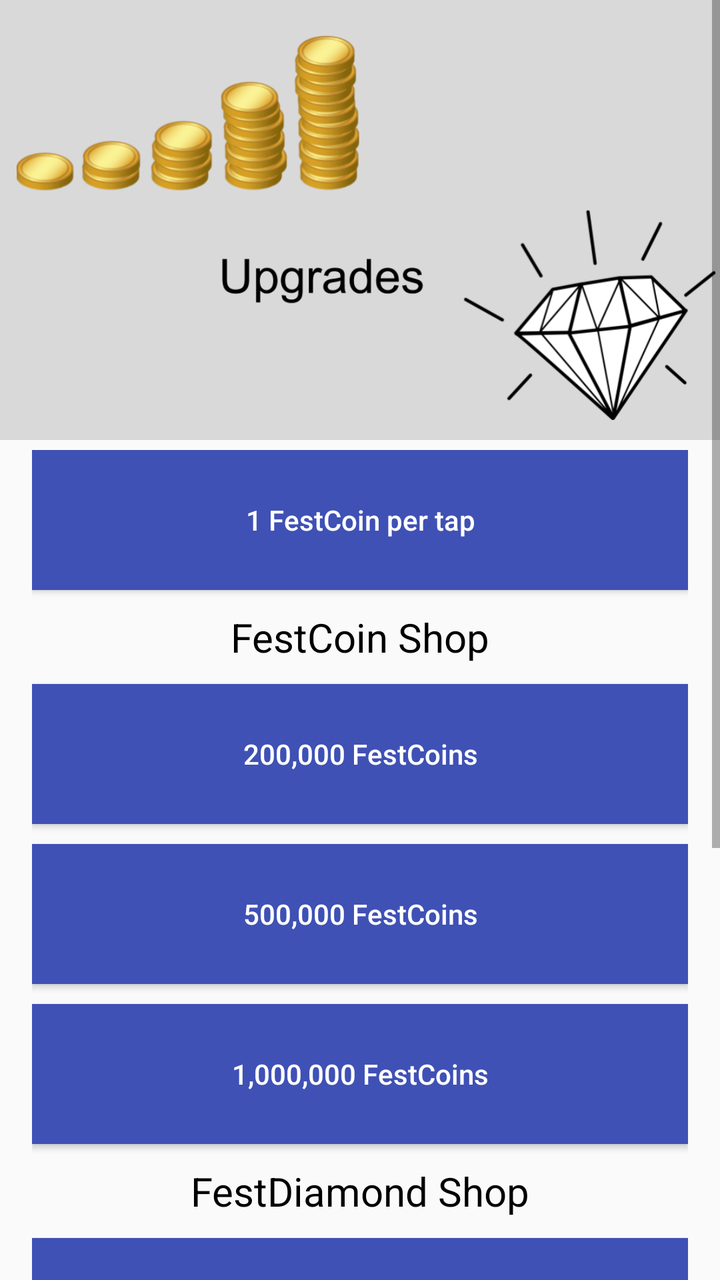
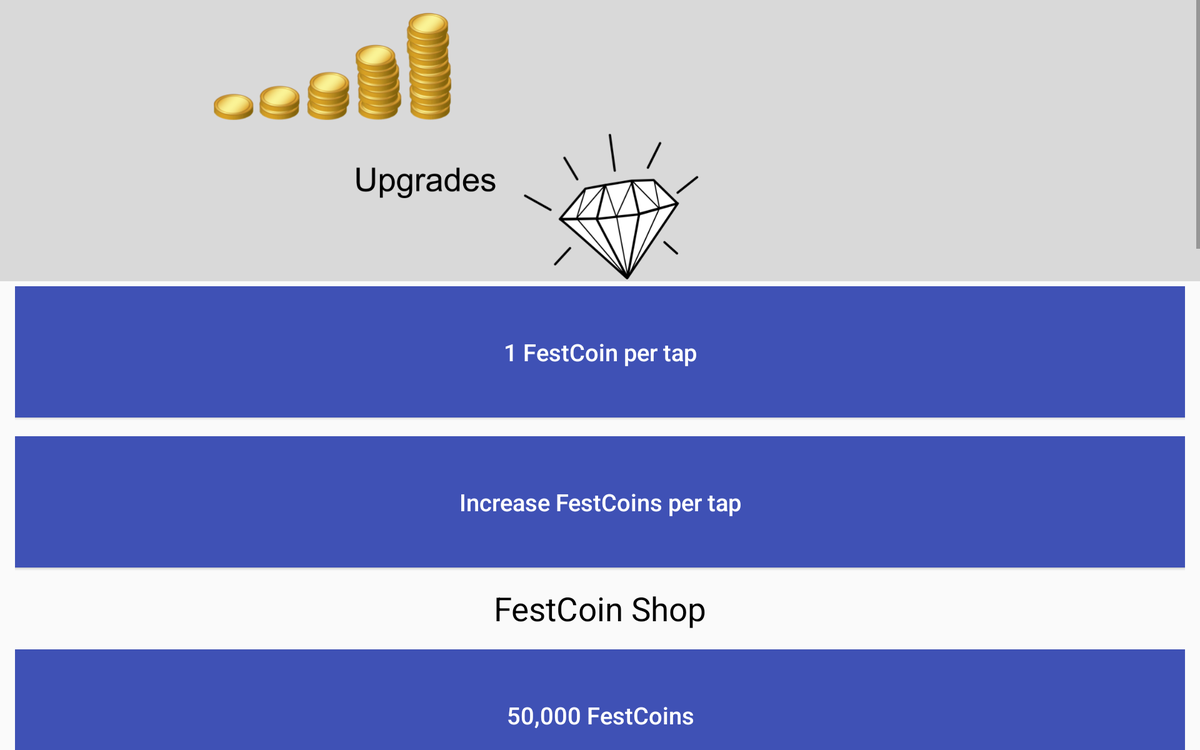

First picture: res/layout/ on a phone held upright. Second picture: the repository's own variant of that layout, on a device whose configuration matches the variant's folder. Source for both follows.
<!-- AndroidManifest.xml: application theme AppTheme -->
<!-- res/layout/activity_upgrades.xml -->
<?xml version="1.0" encoding="utf-8"?>
<ScrollView xmlns:android="http://schemas.android.com/apk/res/android"
    android:layout_width="match_parent"
    android:layout_height="match_parent">

    <LinearLayout xmlns:android="http://schemas.android.com/apk/res/android"
        xmlns:tools="http://schemas.android.com/tools"
        android:layout_width="match_parent"
        android:layout_height="match_parent"
        tools:context="an3enterprises.tapfest.UpgradesActivity"
        android:orientation="vertical"
        android:layout_marginBottom="16dp">
        <FrameLayout
            android:layout_width="match_parent"
            android:layout_height="wrap_content"
            android:background="#d9d9d9"
            android:layout_marginBottom="5dp">
            <ImageView
                android:id="@+id/imageView"
                android:layout_width="wrap_content"
                android:layout_height="220dp"

                android:contentDescription="Upgrades Image"
                android:src="@drawable/upgrades_background_image"
                android:padding="2dp"
                android:cropToPadding="true"/>
        </FrameLayout>

        
            
            

            <LinearLayout
                android:layout_width="match_parent"
                android:layout_height="match_parent"
                android:orientation="vertical"
                android:layout_marginLeft="16dp"
                android:layout_marginRight="16dp">

                <Button
                android:layout_width="match_parent"
                android:layout_height="wrap_content"
                android:text="1 FestCoin per tap"
                android:id="@+id/upgrade_button"
                android:onClick="incrementTapState"
                android:background="@color/colorPrimary"
                android:textColor="#FFF"
                android:layout_gravity="center"
                android:gravity="center"
                android:minHeight="70dp"
                android:textAllCaps="false"
                android:layout_marginBottom="10dp"/>

                <TextView
                    android:layout_width="match_parent"
                    android:layout_height="wrap_content"
                    android:text="FestCoin Shop"
                    android:layout_gravity="center_horizontal"
                    android:gravity="center_horizontal"
                    android:textSize="20sp"
                    android:textColor="#000"/>

                <Button
                    android:layout_width="match_parent"
                    android:layout_height="wrap_content"
                    android:text="200,000 FestCoins"
                    android:id="@+id/buy_festcoins_200"
                    android:onClick="buyFestCoins200"
                    android:background="@color/colorPrimary"
                    android:textColor="#FFF"
                    android:layout_gravity="center"
                    android:gravity="center"
                    android:minHeight="70dp"
                    android:textAllCaps="false"
                    android:layout_marginTop="10dp"/>

                <Button
                    android:layout_width="match_parent"
                    android:layout_height="wrap_content"
                    android:text="500,000 FestCoins"
                    android:id="@+id/buy_festcoins_500"
                    android:onClick="buyFestCoins500"
                    android:background="@color/colorPrimary"
                    android:textColor="#FFF"
                    android:layout_gravity="center"
                    android:gravity="center"
                    android:minHeight="70dp"
                    android:textAllCaps="false"
                    android:layout_marginTop="10dp"/>

                <Button
                    android:layout_width="match_parent"
                    android:layout_height="wrap_content"
                    android:text="1,000,000 FestCoins"
                    android:id="@+id/buy_festcoins_1000"
                    android:onClick="buyFestCoins1000"
                    android:background="@color/colorPrimary"
                    android:textColor="#FFF"
                    android:layout_gravity="center"
                    android:gravity="center"
                    android:minHeight="70dp"
                    android:textAllCaps="false"
                    android:layout_marginTop="10dp"
                    android:layout_marginBottom="10dp"/>

                <TextView
                    android:layout_width="match_parent"
                    android:layout_height="wrap_content"
                    android:text="FestDiamond Shop"
                    android:layout_gravity="center_horizontal"
                    android:gravity="center_horizontal"
                    android:textSize="20sp"
                    android:textColor="#000"/>

                <Button
                    android:layout_width="match_parent"
                    android:layout_height="wrap_content"
                    android:text="80 FestDiamonds"
                    android:id="@+id/buy_festdiamonds_80"
                    android:onClick="buyFestDiamonds80"
                    android:background="@color/colorPrimary"
                    android:textColor="#FFF"
                    android:layout_gravity="center"
                    android:gravity="center"
                    android:minHeight="70dp"
                    android:textAllCaps="false"
                    android:layout_marginTop="10dp"/>



                <Button
                    android:layout_width="match_parent"
                    android:layout_height="wrap_content"
                    android:text="500 FestDiamonds"
                    android:id="@+id/buy_festdiamonds_500"
                    android:onClick="buyFestDiamonds500"
                    android:background="@color/colorPrimary"
                    android:textColor="#FFF"
                    android:layout_gravity="center"
                    android:gravity="center"
                    android:minHeight="70dp"
                    android:textAllCaps="false"
                    android:layout_marginTop="10dp"/>

                <Button
                    android:layout_width="match_parent"
                    android:layout_height="wrap_content"
                    android:text="1,000 FestDiamonds"
                    android:id="@+id/buy_festdiamonds_1000"
                    android:onClick="buyFestDiamonds1000"
                    android:background="@color/colorPrimary"
                    android:textColor="#FFF"
                    android:layout_gravity="center"
                    android:gravity="center"
                    android:minHeight="70dp"
                    android:textAllCaps="false"
                    android:layout_marginTop="10dp"
                    android:layout_marginBottom="10dp"/>

                <TextView
                    android:layout_width="match_parent"
                    android:layout_height="wrap_content"
                    android:text="Extras"
                    android:layout_gravity="center_horizontal"
                    android:gravity="center_horizontal"
                    android:textSize="20sp"
                    android:textColor="#000"/>

            <Button
                android:layout_width="match_parent"
                android:layout_height="wrap_content"
                android:text="Watch video to earn 50k Festcoins"
                android:onClick="showRewardAd"
                android:background="@color/lightGray"
                android:textColor="#FFF"
                android:layout_gravity="center"
                android:gravity="center"
                android:minHeight="70dp"
                android:textAllCaps="false"
                android:layout_marginTop="10dp"
                android:id="@+id/reward_ad_btn"
                android:enabled="false"/>


            </LinearLayout>

        

    </LinearLayout>
</ScrollView>
<!-- resources referenced by this layout -->
<resources>
  <color name="colorPrimary">#3F51B5</color>
  <color name="lightGray">#a7a7a7</color>
  <!-- drawable upgrades_background_image: png bitmap (drawable, 121624 bytes) -->
  <style name="AppTheme" parent="Theme.AppCompat.Light.NoActionBar">
          
          <item name="colorPrimary">@color/colorPrimary</item>
          <item name="colorPrimaryDark">@color/colorPrimaryDark</item>
          <item name="colorAccent">@color/colorAccent</item>
      </style>
  <color name="colorPrimaryDark">#303F9F</color>
  <color name="colorAccent">#000000</color>
</resources>
<!-- res/layout-xlarge/activity_upgrades.xml (the author's variant of the layout above) -->
<!-- drawn on a large tablet held sideways -->
<?xml version="1.0" encoding="utf-8"?>
<ScrollView xmlns:android="http://schemas.android.com/apk/res/android"
    android:layout_width="match_parent"
    android:layout_height="match_parent"
    android:id="@+id/scrollViewUpgrades">

    <LinearLayout xmlns:android="http://schemas.android.com/apk/res/android"
        xmlns:tools="http://schemas.android.com/tools"
        android:layout_width="match_parent"
        android:layout_height="match_parent"
        tools:context="an3enterprises.tapfest.UpgradesActivity"
        android:orientation="vertical"
        android:layout_marginBottom="16dp"
        android:id="@+id/linear_layout_upgrades">
        <FrameLayout
            android:layout_width="match_parent"
            android:layout_height="wrap_content"
            android:background="#d9d9d9"
            android:layout_marginBottom="5dp">
            <ImageView
                android:id="@+id/imageView"
                android:layout_width="wrap_content"
                android:layout_height="300dp"

                android:contentDescription="@string/content_descrption_upgrades_image"
                android:src="@drawable/upgrades_background_image"
                android:padding="2dp"
                android:cropToPadding="true"/>
        </FrameLayout>

        
        
        

        <LinearLayout
            android:layout_width="match_parent"
            android:layout_height="match_parent"
            android:orientation="vertical"
            android:layout_marginLeft="16dp"
            android:layout_marginRight="16dp">

            <Button
                android:id="@+id/upgrade_button"
                android:layout_width="match_parent"
                android:layout_height="wrap_content"
                android:layout_gravity="center"
                android:layout_marginBottom="20dp"
                android:background="@color/colorPrimary"
                android:gravity="center"
                android:minHeight="140dp"
                android:textSize="25sp"
                android:onClick="incrementTapState"
                android:text="@string/one_fest_coin_per_tap"
                android:textAllCaps="false"
                android:textColor="#FFF" />

            <Button
                android:id="@+id/double_tap_amount"
                android:layout_width="match_parent"
                android:layout_height="wrap_content"
                android:layout_gravity="center"
                android:layout_marginBottom="20dp"
                android:background="@color/colorPrimary"
                android:gravity="center"
                android:minHeight="140dp"
                android:textSize="25sp"
                android:onClick="doubleTapRateAmount"
                android:text="@string/double_tap_rate_amount"
                android:textAllCaps="false"
                android:textColor="#FFF" />


            <TextView
                android:layout_width="match_parent"
                android:layout_height="wrap_content"
                android:text="@string/fest_coin_shop"
                android:layout_gravity="center_horizontal"
                android:gravity="center_horizontal"
                android:textSize="35sp"
                android:textColor="#000" />

            <Button
                android:layout_width="match_parent"
                android:layout_height="wrap_content"
                android:text="@string/fifty_thousand_festcoins"
                android:id="@+id/buy_festcoins_50"
                android:onClick="buyFestCoins50"
                android:background="@color/colorPrimary"
                android:textColor="#FFF"
                android:layout_gravity="center"
                android:gravity="center"
                android:minHeight="140dp"
                android:textSize="25sp"
                android:textAllCaps="false"
                android:layout_marginTop="20dp"/>

            <Button
                android:layout_width="match_parent"
                android:layout_height="wrap_content"
                android:text="@string/two_hundred_thousand_festcoins"
                android:id="@+id/buy_festcoins_200"
                android:onClick="buyFestCoins200"
                android:background="@color/colorPrimary"
                android:textColor="#FFF"
                android:layout_gravity="center"
                android:gravity="center"
                android:minHeight="140dp"
                android:textSize="25sp"
                android:textAllCaps="false"
                android:layout_marginTop="20dp"/>

            <Button
                android:layout_width="match_parent"
                android:layout_height="wrap_content"
                android:text="@string/five_hundred_thousand_festcoins"
                android:id="@+id/buy_festcoins_500"
                android:onClick="buyFestCoins500"
                android:background="@color/colorPrimary"
                android:textColor="#FFF"
                android:layout_gravity="center"
                android:gravity="center"
                android:minHeight="140dp"
                android:textSize="25sp"
                android:textAllCaps="false"
                android:layout_marginTop="20dp"/>

            <Button
                android:layout_width="match_parent"
                android:layout_height="wrap_content"
                android:text="@string/one_million_festcoins"
                android:id="@+id/buy_festcoins_1000"
                android:onClick="buyFestCoins1000"
                android:background="@color/colorPrimary"
                android:textColor="#FFF"
                android:layout_gravity="center"
                android:gravity="center"
                android:minHeight="140dp"
                android:textSize="25sp"
                android:textAllCaps="false"
                android:layout_marginTop="10dp"
                android:layout_marginBottom="10dp"/>

            <Button
                android:layout_width="match_parent"
                android:layout_height="wrap_content"
                android:text="@string/one_billion_festcoins"
                android:id="@+id/buy_festcoins_1000000"
                android:onClick="buyFestCoins1000000"
                android:background="@color/colorPrimary"
                android:textColor="#FFF"
                android:layout_gravity="center"
                android:gravity="center"
                android:minHeight="140dp"
                android:textSize="25sp"
                android:textAllCaps="false"
                android:layout_marginTop="20dp"
                android:layout_marginBottom="20dp"/>

            <TextView
                android:layout_width="match_parent"
                android:layout_height="wrap_content"
                android:text="@string/fest_diamond_shop"
                android:layout_gravity="center_horizontal"
                android:gravity="center_horizontal"
                android:textSize="35sp"
                android:textColor="#000"/>

            <Button
                android:layout_width="match_parent"
                android:layout_height="wrap_content"
                android:text="80 FestDiamonds"
                android:id="@+id/buy_festdiamonds_80"
                android:onClick="buyFestDiamondseighty"
                android:background="@color/colorPrimary"
                android:textColor="#FFF"
                android:layout_gravity="center"
                android:gravity="center"
                android:minHeight="140dp"
                android:textSize="25sp"
                android:textAllCaps="false"
                android:layout_marginTop="20dp"/>



            <Button
                android:layout_width="match_parent"
                android:layout_height="wrap_content"
                android:text="500 FestDiamonds"
                android:id="@+id/buy_festdiamonds_500"
                android:onClick="buyFestDiamonds5hundred"
                android:background="@color/colorPrimary"
                android:textColor="#FFF"
                android:layout_gravity="center"
                android:gravity="center"
                android:minHeight="140dp"
                android:textSize="25sp"
                android:textAllCaps="false"
                android:layout_marginTop="20dp"/>

            <Button
                android:layout_width="match_parent"
                android:layout_height="wrap_content"
                android:text="1,000 FestDiamonds"
                android:id="@+id/buy_festdiamonds_1000"
                android:onClick="buyFestDiamondsThousand"
                android:background="@color/colorPrimary"
                android:textColor="#FFF"
                android:layout_gravity="center"
                android:gravity="center"
                android:minHeight="140dp"
                android:textSize="25sp"
                android:textAllCaps="false"
                android:layout_marginTop="20dp" />

            <Button
                android:layout_width="match_parent"
                android:layout_height="wrap_content"
                android:text="1,000,000 FestDiamonds"
                android:id="@+id/buy_festdiamonds_1000000"
                android:onClick="buyFestDiamondsMillion"
                android:background="@color/colorPrimary"
                android:textColor="#FFF"
                android:layout_gravity="center"
                android:gravity="center"
                android:minHeight="140dp"
                android:textSize="25sp"
                android:textAllCaps="false"
                android:layout_marginTop="20dp"
                android:layout_marginBottom="20dp"/>

            <TextView
                android:layout_width="match_parent"
                android:layout_height="wrap_content"
                android:text="Extras"
                android:layout_gravity="center_horizontal"
                android:gravity="center_horizontal"
                android:textSize="35sp"
                android:textColor="#000"/>

            <Button
                android:id="@+id/reward_ad_btn"
                android:layout_width="match_parent"
                android:layout_height="wrap_content"
                android:layout_gravity="center"
                android:layout_marginBottom="16dp"
                android:layout_marginTop="10dp"
                android:background="@color/lightGray"
                android:enabled="false"
                android:gravity="center"
                android:minHeight="140dp"
                android:textSize="25sp"
                android:onClick="showRewardAd"
                android:text="Watch video to earn 50k Festcoins"
                android:textAllCaps="false"
                android:textColor="#FFF" />


        </LinearLayout>

        

    </LinearLayout>
</ScrollView>
<!-- resources referenced by the variant -->
<!-- as a large tablet held sideways resolves them -->
<resources>
  <color name="colorPrimary">#3F51B5</color>
  <color name="lightGray">#a7a7a7</color>
  <!-- drawable upgrades_background_image: png bitmap (drawable, 121624 bytes) -->
  <string name="content_descrption_upgrades_image">"Upgrades Image"</string>
  <string name="double_tap_rate_amount">"Increase FestCoins per tap"</string>
  <string name="fest_coin_shop">"FestCoin Shop"</string>
  <string name="fest_diamond_shop">"FestDiamond Shop"</string>
  <string name="fifty_thousand_festcoins">"50,000 FestCoins"</string>
  <string name="five_hundred_thousand_festcoins">"500,000 FestCoins"</string>
  <string name="one_billion_festcoins">"1,000,000,000(B) FestCoins"</string>
  <string name="one_fest_coin_per_tap">"1 FestCoin per tap"</string>
  <string name="one_million_festcoins">"1,000,000(M) FestCoins"</string>
  <string name="two_hundred_thousand_festcoins">"200,000 FestCoins"</string>
  <style name="AppTheme" parent="Theme.AppCompat.Light.NoActionBar">
          
          <item name="colorPrimary">@color/colorPrimary</item>
          <item name="colorPrimaryDark">@color/colorPrimaryDark</item>
          <item name="colorAccent">@color/colorAccent</item>
      </style>
  <color name="colorPrimaryDark">#303F9F</color>
  <color name="colorAccent">#000000</color>
</resources>
